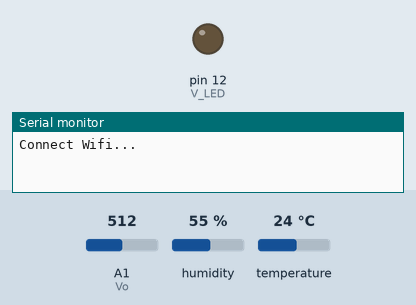
Recording of a sketch running on a simulated Arduino Uno, built with avr-gcc and run on an emulated ATmega328P. On the bench: output pins drawn as LEDs (lit = HIGH), the last lines printed to the serial monitor. The test bench sets the inputs (shaded band); at power-on: A1 (Vo) = 512, humidity 55 %, temperature 24 °C. The modem accepts every AT command (registered, SIM ready, sends succeed) and sends nothing else.

Above: at 0.1 s.
At 11.6 s:
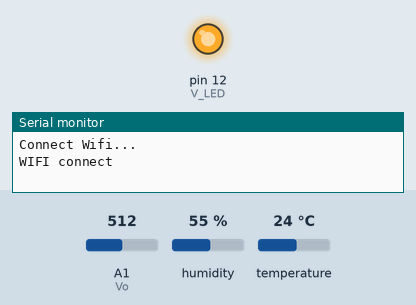
Timing chart, 0 to 13.1 s (numbered marks = the images above):
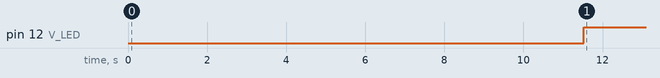

Measured:
- by itself, pin 12 (V_LED): LOW → HIGH at 11.5 s

The sketch:

Air_quality_measure.ino.ino
```cpp
#include <DHT.h>
#include <SoftwareSerial.h>
#define DHTPIN 6      // DHT핀을 2번으로 정의한다(DATA핀)
#define DHTTYPE DHT11  // DHT타입을 DHT11로 정의한다
DHT dht(DHTPIN, DHTTYPE);  // DHT설정 - dht (디지털2, dht11)

int Vo = A1; //
int V_LED = 12;
float Vo_value = 0;
float Voltage = 0;

float dustDensity = 0;
float dustCleanVoltage = 0.44;
int samplingTime = 280;
int deltaTime = 40;
int sleepTime = 9680;


float humi;
float temp;
SoftwareSerial mySerial(2,3); // RX,TX

String ssid = "";
String Pass = "";
String host = "";

void connectWifi(){

 String m_reset = "AT+RST";
 mySerial.println(m_reset);
 String join = "AT+CWJAP=\""+ssid+"\",\""+Pass+"\"";
 Serial.println("Connect Wifi...");
 mySerial.println(join);
 delay(10000);
 if(mySerial.find("OK")){
   Serial.print("WIFI connect\n");
 }
 else{
   Serial.println("Connect timeout\n");
 }
 delay(1000);
}

void httpclient(String char_input){
  delay(100);
  Serial.println("connect TCP...");
  mySerial.println("AT+CIPSTART=\"TCP\",\""+host+"\",80");
  delay(500);
  if(Serial.find("ERROR"))
    return;
  Serial.println("Send data...");
  String url=char_input;
  String cmd="GET /sensor2.php?temp="+url+" HTTP/1.0\r\n\r\n";
  mySerial.print("AT+CIPSEND=");
  mySerial.println(cmd.length());
  Serial.print("AT+CIPSEND=");
  Serial.println(cmd.length());
  if(mySerial.find(">")){
    Serial.print(">");
  }
  else{
    mySerial.println("AT+CIPCLOSE");
    Serial.println("connect timeout");
    delay(1000);
    return;
  }
  delay(500);

  mySerial.println(cmd);
  Serial.println(cmd);
  delay(100);
  if(Serial.find("ERROR")){
    return;
  }
  mySerial.println("AT+CIPCLOSE");
  delay(100);
}

void setup(){
  Serial.begin(9600);
  mySerial.begin(9600);
  pinMode(V_LED, OUTPUT);
  /*analog input:*/
  pinMode(Vo, INPUT);
  connectWifi();
  delay(500);
}

void loop(){
  digitalWrite(V_LED,LOW); //ired 'on'
  delayMicroseconds(samplingTime);
  Vo_value = analogRead(Vo); //read the dust value
  delayMicroseconds(deltaTime);// pulse width 0.32 - 0.28 = 0.04 msec
  //0.32 msec의 펄스폭을 유지하기 위해 필요한 코드입니다

  digitalWrite(V_LED,HIGH); //ired 'off'
  delayMicroseconds(sleepTime);

  Voltage = Vo_value * (5.0 / 1024.0);
  dustDensity = (Voltage - dustCleanVoltage)/0.005;
  humi = dht.readHumidity();
  temp = dht.readTemperature();
  String str_output = String(temp)+"&humi="+String(humi)+"&dustDensity="+String(dustDensity);
  delay(1000);
  httpclient(str_output);
  delay(1000);

  while(mySerial.available()){
    char response = mySerial.read();
    Serial.write(response);
    if(response=='\r'){
      Serial.println("\n");
    }
  }
  Serial.println("\n===========================\n");
  delay(2000);

}
```
